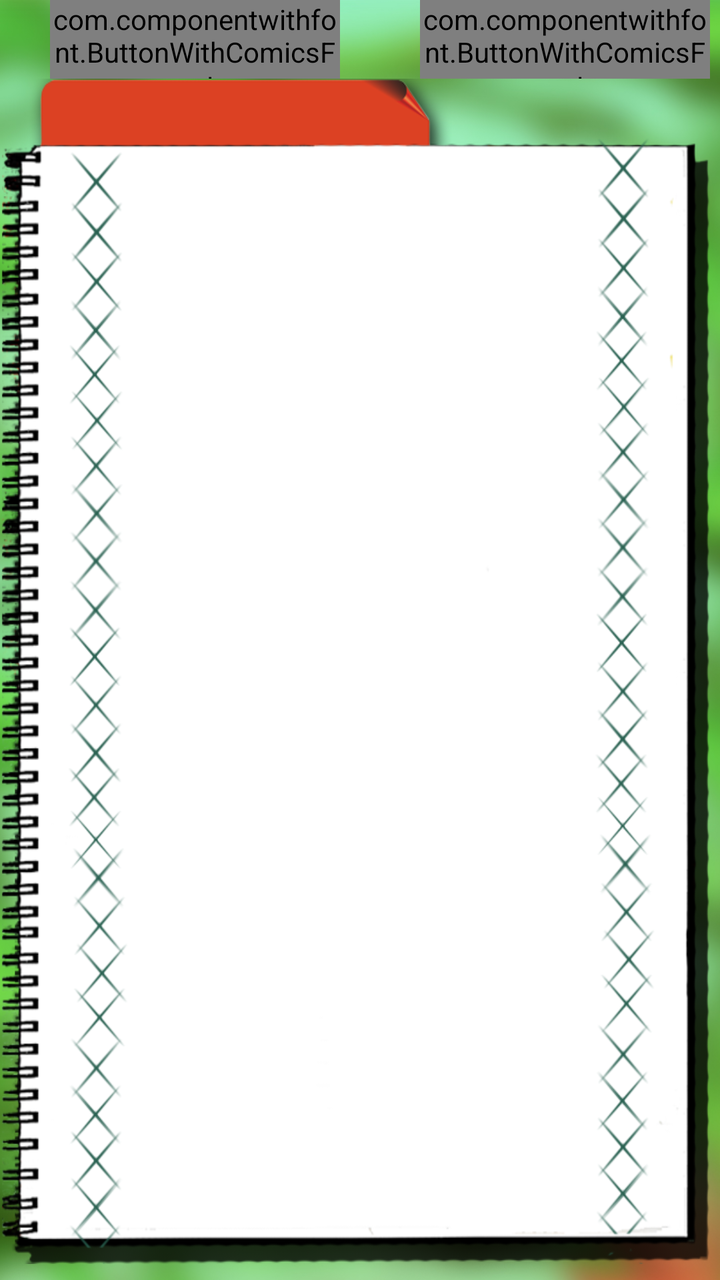
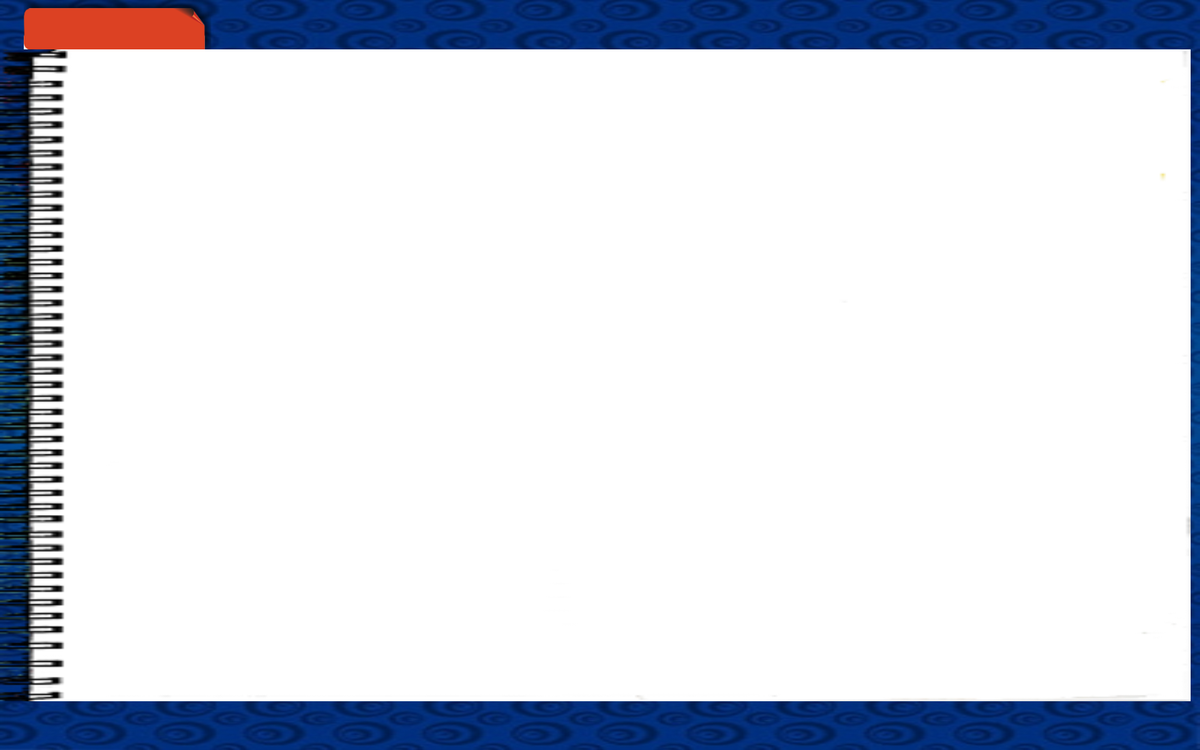

An Android layout and its configuration variant, each rendered on a device that would load it. The default file and the variant file are quoted in full after the pictures.
<!-- AndroidManifest.xml: application theme AppTheme -->
<!-- res/layout/opened_activity_layout.xml -->
<?xml version="1.0" encoding="utf-8"?>
<LinearLayout xmlns:android="http://schemas.android.com/apk/res/android"
              xmlns:ads="http://schemas.android.com/apk/res-auto"
              android:orientation="vertical"
              android:layout_width="match_parent"
              android:layout_height="match_parent"
              android:background="@drawable/general_background"
              android:paddingRight="@dimen/opened_activity_layout_padding_right"
        >

    <LinearLayout
            android:orientation="horizontal"
            android:layout_width="match_parent"
            android:layout_height="0dp"
            android:layout_weight="1"
            android:paddingLeft="@dimen/general_top_buttons_layout_margin_left"
            >

        <com.componentwithfont.ButtonWithComicsFont
                android:id="@+id/btn_opened_online_group"
                android:layout_width="0dp"
                android:layout_height="match_parent"
                android:layout_weight="1"
                android:background="@drawable/general_top_button_selector"
                android:text="@string/open_room"
                android:textSize="@dimen/general_top_buttons_text_size"
                android:textColor="@color/black"

                />

        <com.componentwithfont.ButtonWithComicsFont
                android:id="@+id/btn_chat"
                android:layout_width="0dp"
                android:layout_height="match_parent"
                android:layout_weight="1"
                android:background="@drawable/general_top_button_selector"
                android:layout_marginLeft="@dimen/general_buttons_separate_width"
                android:text="@string/chat"
                android:textSize="@dimen/general_top_buttons_text_size"
                android:textColor="@color/black"
                />


    </LinearLayout>

    <FrameLayout
            android:id="@+id/center_for_fragment"

            android:layout_width="match_parent"
            android:layout_height="0dp"
            android:layout_weight="15"
            android:background="@drawable/notebook2"
            android:paddingLeft="@dimen/opened_activity_layout_fragment_container_padding_left"
            >


    </FrameLayout>

    <LinearLayout
            android:orientation="vertical"
            android:layout_width="match_parent"
            android:layout_height="0dp"
            android:layout_weight="0.2">


    </LinearLayout>


</LinearLayout>
<!-- resources referenced by this layout -->
<resources>
  <color name="black">#000000</color>
  <dimen name="general_buttons_separate_width">40dp</dimen>
  <dimen name="general_top_buttons_layout_margin_left">25dp</dimen>
  <dimen name="general_top_buttons_text_size">15dp</dimen>
  <dimen name="opened_activity_layout_fragment_container_padding_left">15dp</dimen>
  <dimen name="opened_activity_layout_padding_right">5dp</dimen>
  <!-- drawable general_background: jpg bitmap (drawable, 217388 bytes) -->
  <!-- drawable general_top_button_selector (drawable) -->
  <?xml version="1.0" encoding="utf-8"?>
  <selector xmlns:android="http://schemas.android.com/apk/res/android">
      <item android:drawable="@drawable/button_big_pressed"
            android:state_selected="false"
            android:state_pressed="true"/>
      <item android:drawable="@drawable/button_big_selected"
            android:state_selected="true"/>
  
      <item android:drawable="@drawable/button_big"
              />
  
  </selector>
  <!-- drawable notebook2: png bitmap (drawable-mdpi, 152962 bytes) -->
  <string name="chat">Chat</string>
  <string name="open_room">Open room</string>
  <style name="AppTheme" parent="android:Theme.Holo.Light.NoActionBar.Fullscreen">
          <item name="android:layout_width">match_parent</item>
          <item name="android:layout_height">match_parent</item>
           
      </style>
  <!-- drawable button_big: png bitmap (drawable-hdpi, 8103 bytes) -->
</resources>
<!-- res/layout-xlarge/opened_activity_layout.xml (the repository's variant of the layout above) -->
<!-- drawn on a large tablet held sideways -->
<?xml version="1.0" encoding="utf-8"?>
<LinearLayout xmlns:android="http://schemas.android.com/apk/res/android"
              android:orientation="vertical"
              android:layout_width="match_parent"
              android:layout_height="match_parent"
              android:background="@drawable/background2"
              android:paddingRight="10dp"
        >

    <LinearLayout
            android:orientation="vertical"
            android:layout_width="match_parent"
            android:layout_height="match_parent"
            android:layout_weight="5"
            android:paddingLeft="25dp"

            >
        <Button
                android:layout_width="200dp"
                android:layout_height="match_parent"
                android:background="@drawable/button_big"
                                />


    </LinearLayout>

    <LinearLayout
            android:orientation="vertical"
            android:layout_width="match_parent"
            android:layout_height="match_parent"
            android:layout_weight="0.7"
            android:baselineAligned="false"
            android:background="@drawable/notebook5"
            >


    </LinearLayout>

    <LinearLayout
            android:orientation="vertical"
            android:layout_width="match_parent"
            android:layout_height="match_parent"
            android:layout_weight="5">


    </LinearLayout>


</LinearLayout>
<!-- resources referenced by the variant -->
<!-- as a large tablet held sideways resolves them -->
<resources>
  <!-- drawable background2: jpg bitmap (drawable-mdpi, 211000 bytes) -->
  <!-- drawable button_big: png bitmap (drawable-hdpi, 8103 bytes) -->
  <!-- drawable notebook5: png bitmap (drawable-hdpi, 22991 bytes) -->
  <style name="AppTheme" parent="android:Theme.Holo.Light.NoActionBar.Fullscreen">
          <item name="android:layout_width">match_parent</item>
          <item name="android:layout_height">match_parent</item>
           
      </style>
</resources>
